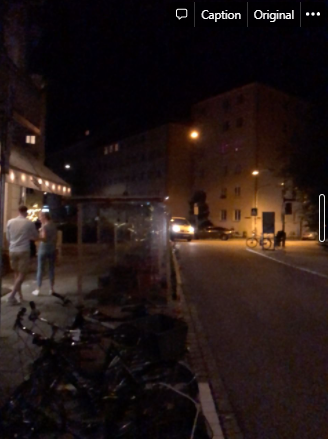
#> input picture LightingRobustness/data/img2.png, 328 x 440 px
$ python AutoGammaCorrect.py
#> lines starting #> are read from the running program, lines starting #| are printed output that depends on the picture; long printed decimals are rounded
'''
Gamma correction method for query images. gammaCorrect lifts the brightness
of an input image using gamma (or power) correction. Gamma is computed such
that the resulting mean image brightness matches a given value.
Images with higher brightness than the target brightness are excluded.

This code is a template, meant to be converted to a mobile device language.
The MAIN part gives an example of how to call the method.
'''

import sys
import numpy as np
import cv2 as cv


'''
Gamma-correct image to receive a brightness mean of <meanT> (+/- 1%)
Only images darker (lower mean) than meanT are processed.
Image data must be numpy array in [0..1].
Mean is computed through histogram for performance reasons.
Target meanT is approximated by simple bisection of gamma in [0..1].
'''
def gammaCorrect(img, meanT):
    # a numpy histogram consists of 2 arrays,
    # 0: the actual histogram (i.e., the count values)
    # 1: the bin-edge values (here: (0,1/256,2/256,..,1.0))
    hist = np.histogram(img, bins=256, range = (0.0, 1.0))
    sumHist = np.sum(hist[0])
    # mean brightness of image
    meanHist = np.sum(hist[1][0:-1] * hist[0]) / sumHist
    #
    # Image brighter than thresh? Don't process.
    if ( meanHist >= meanT):
        return img
    #
    # numpy places the bin values into h[1]. Store the
    # original bin values to alter them by ^gamma below.
    histOrig = hist[1][0:-1]
    # target brightness range: meanT +/- 1 percent
    meanRange = (meanT - meanT/100.0, meanT + meanT/100.0)
    # initialize bisection
    gamma = 1.0
    stp = 0.5
    #
    # bisection loop
    while True:
        # close enough: done.
        if meanHist >= meanRange[0] and meanHist <= meanRange[1]:
            break
        # otherwise: adjust gamma
        if meanHist < meanT:
            gamma -= stp
        else:
            gamma += stp
        stp /= 2
        # compute new mean
        hCorrected = np.power(histOrig, gamma)
        meanHist = np.sum(hCorrected * hist[0]) / sumHist

    # change image
    img = np.power(img, gamma)
    print(gamma)
    return img

########################################################
# MAIN
if __name__ == '__main__':
    # open and convert to grayscale, range [0..1]
    image = cv.imread("data/img2.png")
#> image is the input picture: shape (440, 328, 3); mean B, G, R 21.8, 24, 36.6
    image = cv.cvtColor(image, cv.COLOR_BGR2GRAY) / 255.0
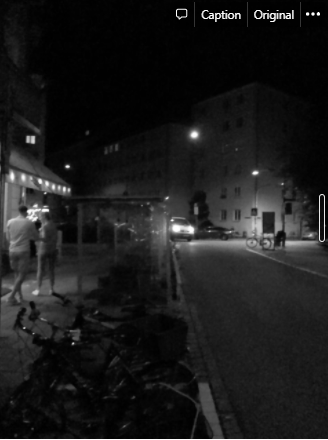
#> image: shape (440, 328) float64; min 0, max 1, mean 0.108
    #
    # gamma correct with target mean brightness of (at least) 0.15
    imageCorr = gammaCorrect(image, 0.15)
#> in gammaCorrect, `sumHist = np.sum(hist[0])`: sumHist = 144320
#> in gammaCorrect, `meanHist = np.sum(hist[1][0:-1] * hist[0]) / sumHist`: meanHist = 0.107
#> in gammaCorrect, `histOrig = hist[1][0:-1]`: histOrig = 256 values from 0 to 0.996
#> the loop in gammaCorrect, `while True:` made 5 passes
#> meanHist on passes 1 to 4: 0.278, 0.167, 0.133, 0.149
#> after the loop in gammaCorrect, `while True:`: gamma = 0.812; stp = 0.0312
#| 0.8125
    #
    # show
    stacked = np.hstack((image, imageCorr))
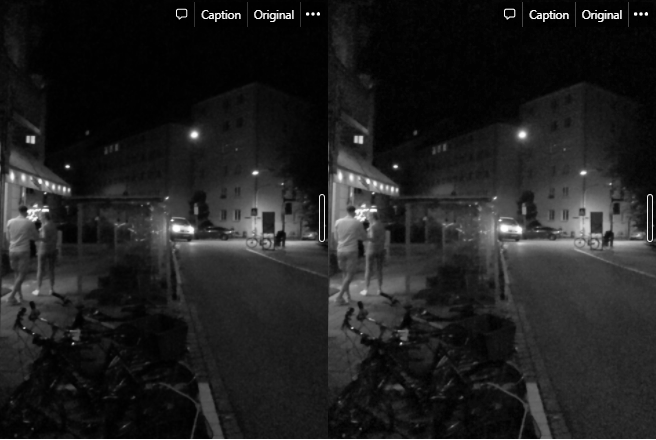
#> stacked: shape (440, 656) float64; min 0, max 1, mean 0.129
    cv.imshow('Grayscale', stacked)
    cv.waitKey(0)

$ run again, with LightingRobustness/data/img1.png copied over LightingRobustness/data/img2.png
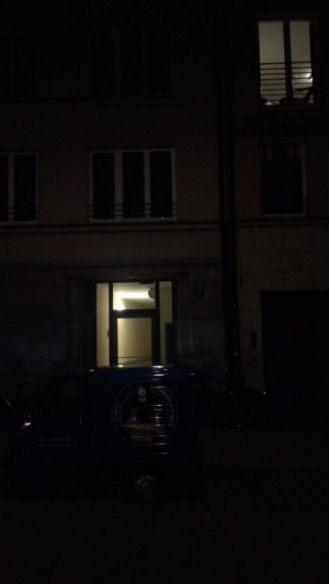
#> input picture LightingRobustness/data/img1.png, 329 x 584 px
#> image is the input picture: shape (584, 329, 3); mean B, G, R 10.3, 10.6, 12.6
#> image: shape (584, 329) float64
#> sumHist = 192136
#> in gammaCorrect, `meanHist = np.sum(hist[1][0:-1] * hist[0]) / sumHist`: meanHist = 0.0436
#> histOrig = 256 values from 0 to 0.996
#> the loop in gammaCorrect, `while True:` made 5 passes
#> meanHist on passes 1 to 4: 0.182, 0.0855, 0.124, 0.15
#> after the loop in gammaCorrect, `while True:`: gamma = 0.562; stp = 0.0312
#> in gammaCorrect, `img = np.power(img, gamma)`:
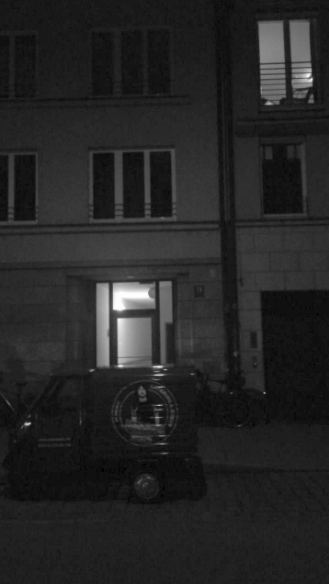
#> img: shape (584, 329) float64; min 0, max 1, mean 0.15
#| 0.5625
#> `stacked = np.hstack((image, imageCorr))`:
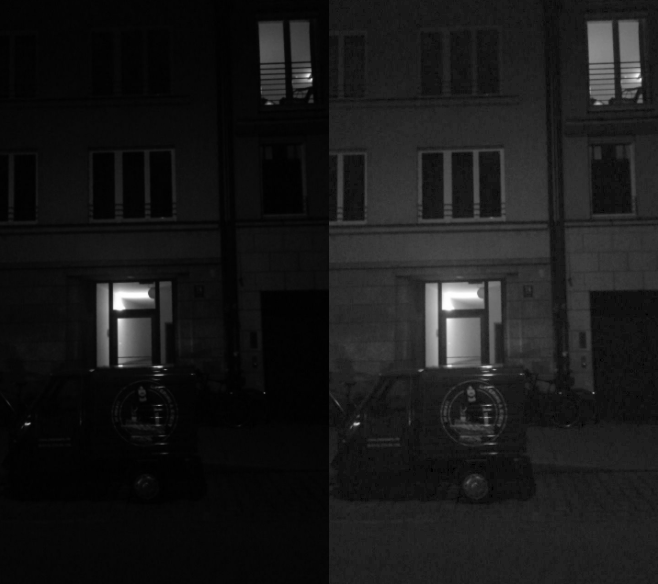
#> stacked: shape (584, 658) float64; min 0, max 1, mean 0.0969

$ run again, with LightingRobustness/data/img3.png copied over LightingRobustness/data/img2.png
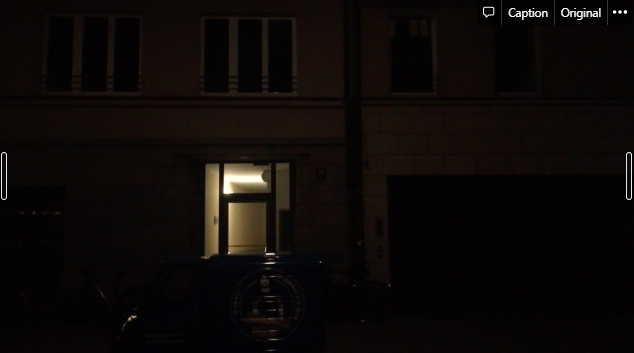
#> input picture LightingRobustness/data/img3.png, 634 x 353 px
#> image is the input picture: shape (353, 634, 3); mean B, G, R 7.9, 9.7, 13.4
#> image: shape (353, 634) float64
#> sumHist = 223802
#> in gammaCorrect, `meanHist = np.sum(hist[1][0:-1] * hist[0]) / sumHist`: meanHist = 0.0414
#> histOrig = 256 values from 0 to 0.996
#> the loop in gammaCorrect, `while True:` made 7 passes
#> meanHist on passes 1 to 6: 0.175, 0.0813, 0.118, 0.143, 0.158, 0.151
#> after the loop in gammaCorrect, `while True:`: gamma = 0.547; stp = 0.00781
#> in gammaCorrect, `img = np.power(img, gamma)`:
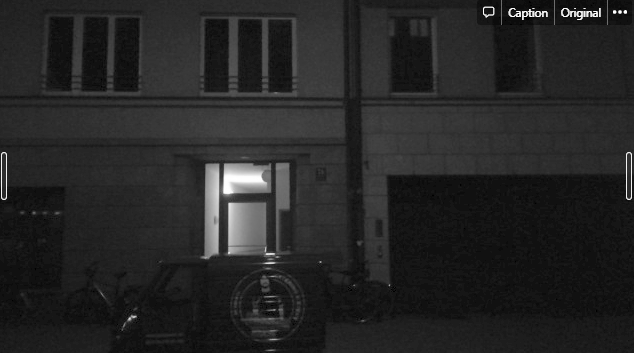
#> img: shape (353, 634) float64; min 0, max 1, mean 0.151
#| 0.5469
#> `stacked = np.hstack((image, imageCorr))`:
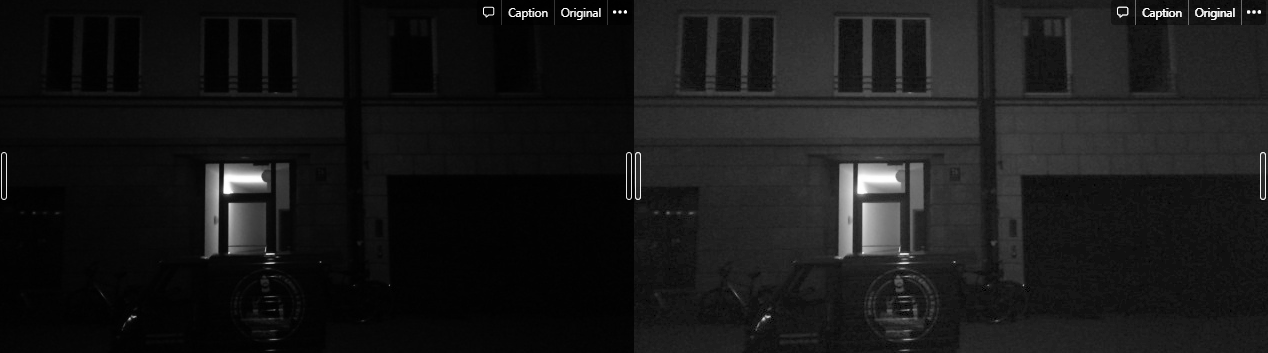
#> stacked: shape (353, 1268) float64; min 0, max 1, mean 0.0963

$ run again, with LightingRobustness/data/img4.png copied over LightingRobustness/data/img2.png
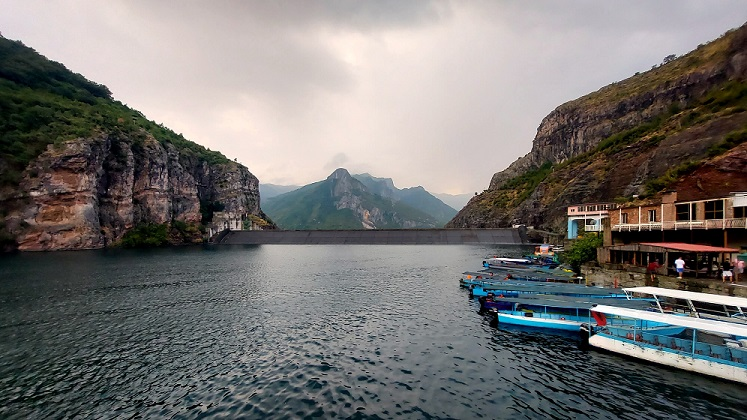
#> input picture LightingRobustness/data/img4.png, 747 x 420 px
#> image is the input picture: shape (420, 747, 3); mean B, G, R 114.4, 116.2, 118
#> `image = cv.cvtColor(image, cv.COLOR_BGR2GRAY) / 255.0`:
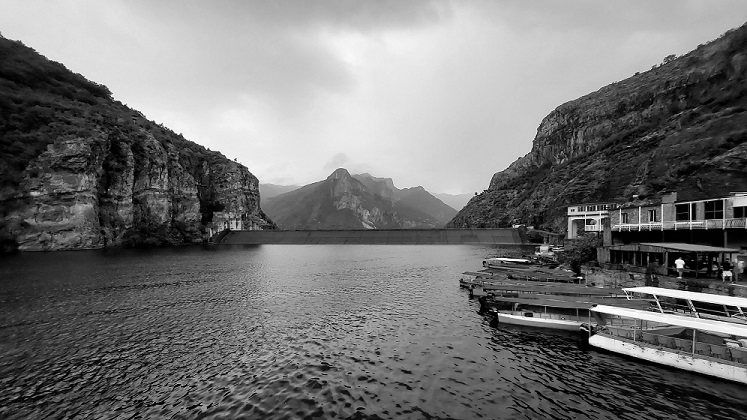
#> image: shape (420, 747) float64; min 0, max 1, mean 0.457
#> sumHist = 313740
#> meanHist = 0.455
#> `stacked = np.hstack((image, imageCorr))`:
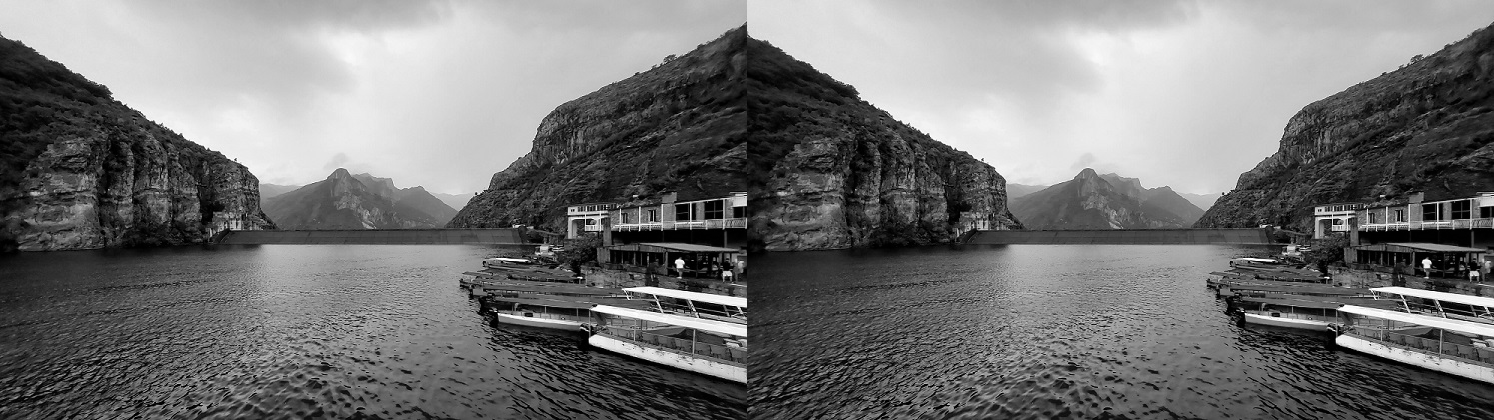
#> stacked: shape (420, 1494) float64; min 0, max 1, mean 0.457
